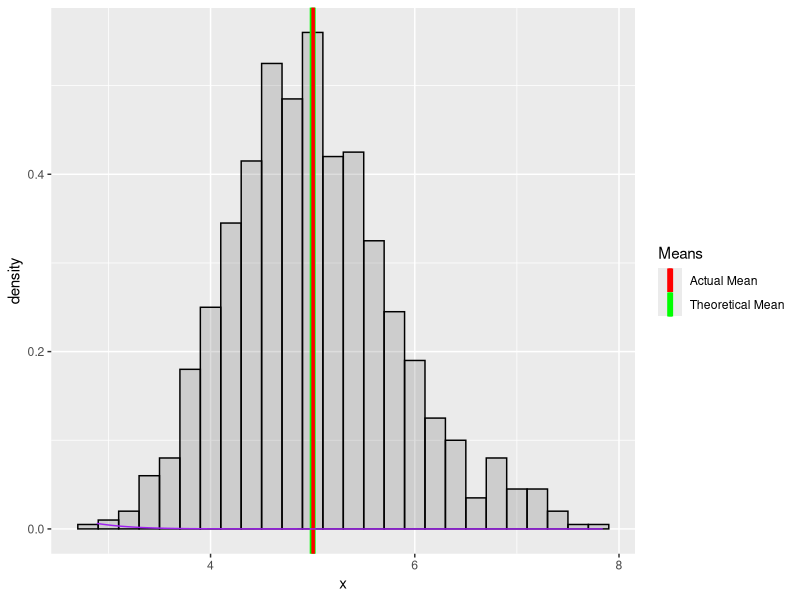

Generate this figure with R:
## ---- chunk 1
library(ggplot2)

#fix seed to guarantee reproduceability
set.seed(272727)

#parameters for the simulation
lambda <- 0.2
nosim <- 1000
n <- 40

#derive stats for the exponential distribution
popMean <- 1/lambda
popVariance <- (1/lambda)^2

#construct a matrix with 1000 rows with 40 samples each from the exp distribution
table <- matrix(rexp(n*nosim, lambda), nrow = nosim) #40*1000 elements laid out in 1000 rows, 40 elements per row
dat <- data.frame(
  #I take the mean for each of the rows and put it in x
  x = apply(table, 1, mean))

sampleMean <- mean(dat$x)
sampleVariance <- var(dat$x)

#histogram of the simulation
g <- ggplot(dat, aes(x = x)) + geom_histogram(alpha = .20, binwidth=.2, colour = "black", aes(y = ..density..))

#overlay the expected mean in green and the sample mean in red
g <- g + geom_vline(aes(xintercept = popMean, color="Theoretical Mean"), size = 2, show_guide = TRUE) +
  geom_vline(aes(xintercept = sampleMean, color="Actual Mean"), size = 1.2, show_guide = TRUE) +
  scale_colour_manual(name = "Means", values=c("red","green"))

#overlay the corresponding normal distribution
g <- g + stat_function(fun = dnorm, arg = c(mean = sampleMean, sd = sqrt(sampleVariance)), color = "purple")
g
